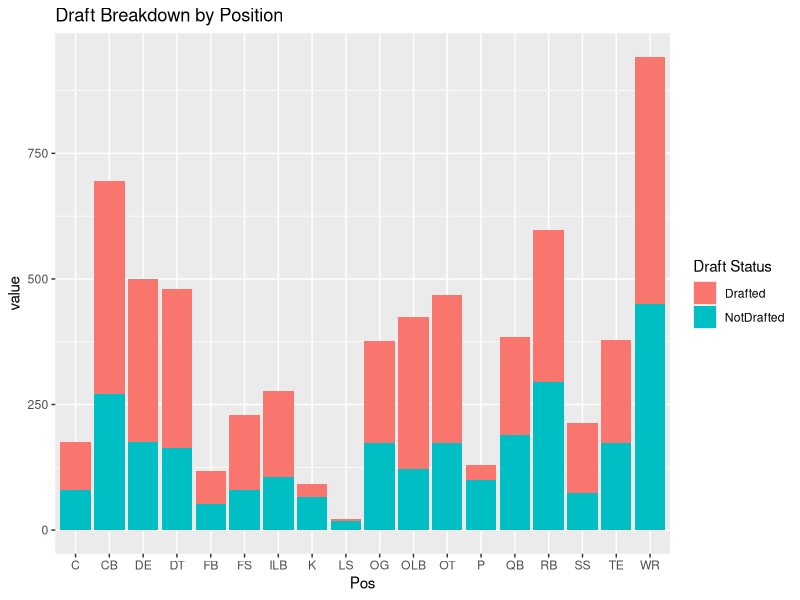
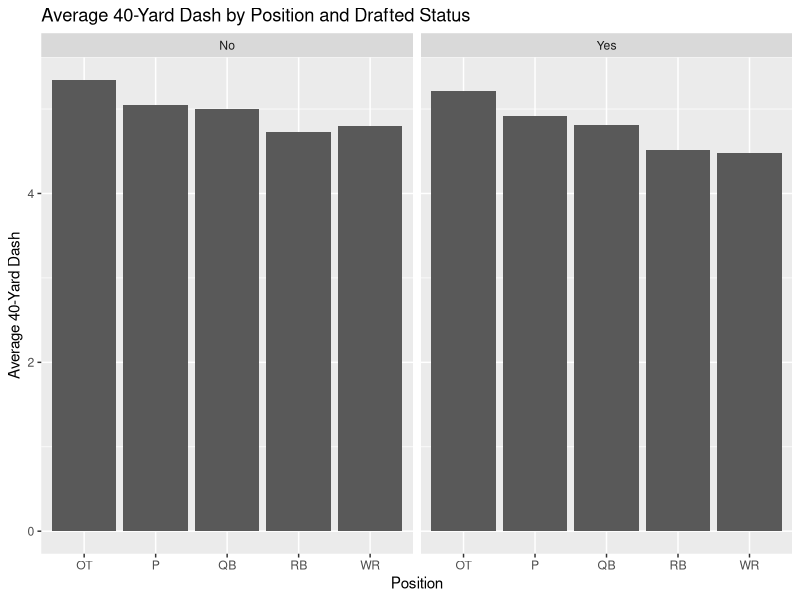
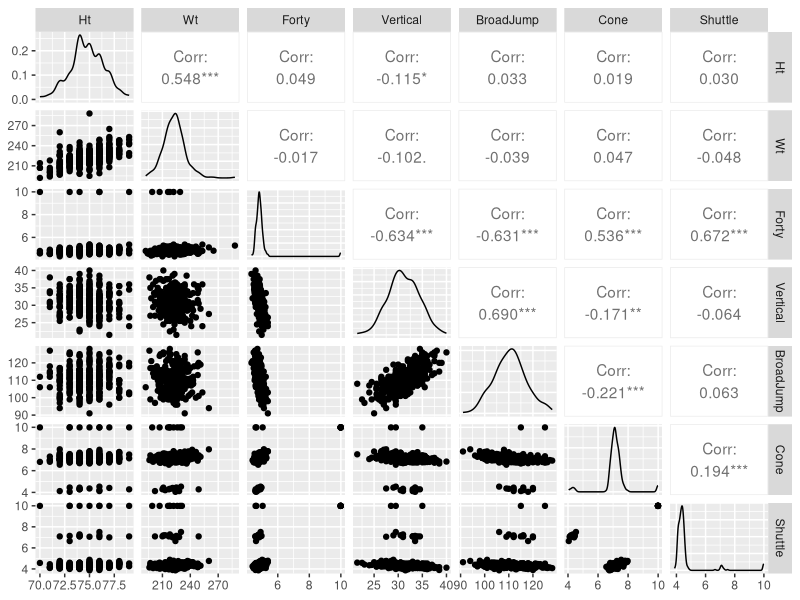

Write R code to recreate these figures, in order.
## ---- chunk 1
library(tidyverse)
library(kableExtra)
library(knitr)
knitr::opts_chunk$set(tidy=FALSE,message=F,warning=F)

# kable table global setup
kt <- function(data) {
  knitr::kable(data, digits=3, align=c('l','c','c','c','c','c','c','c','c')) %>% kable_styling(bootstrap_options='striped', latex_options='HOLD_position', full_width = F, position = "center")
}
## ---- chunk 2
combine <- read_csv("data/nfl_combine_2000_2020.csv")
names(combine)
combine %>% slice_head(n=5) %>% select(1:8) %>% kable(booktabs=T)
## ---- chunk 3
combine %>% slice_head(n=5) %>% select(-(3:8)) %>% kable(booktabs=T)
## ---- chunk 4
combine$Drafted <- ifelse(is.na(combine$Round),"No","Yes")
drafted_table <- as.data.frame.matrix(table(combine$Pos,combine$Drafted))
drafted_table$Pos <- rownames(drafted_table)
colnames(drafted_table) <- c("NotDrafted","Drafted","Pos")
rownames(drafted_table) <- NULL
drafted_table <- drafted_table %>% relocate("Pos",.before = "NotDrafted")
drafted_table %>% kable(booktabs=T)
## ---- chunk 5
drafted_table <- drafted_table %>% filter(Drafted > 0 & NotDrafted > 0)
drafted_table %>% kable(booktabs=T)
## ---- chunk 6
long_drafted <- pivot_longer(drafted_table,cols=-Pos)
long_drafted$Pos <- factor(long_drafted$Pos)
ggplot(long_drafted, aes(x=Pos,y=value,fill=name)) + geom_col() +
  ggtitle("Draft Breakdown by Position") + 
  scale_fill_discrete(name = "Draft Status")
## ---- chunk 7
forty <- aggregate(Forty~Pos+Drafted,data=combine,FUN="mean") %>% 
  filter(Pos == "QB" | Pos == "RB" | Pos == "WR" | Pos == "OT" | Pos == "P")
forty <- forty[order(forty$Pos),]
rownames(forty) = NULL
forty %>% kable(booktabs=T,linesep="")
## ---- chunk 8
ggplot(forty, aes(x=Pos, y=Forty))+
  geom_bar(stat='identity')+
  facet_wrap(~Drafted,  ncol=2) +
  labs(x="Position",y="Average 40-Yard Dash",title="Average 40-Yard Dash by Position and Drafted Status")
## ---- chunk 9
qb <- combine %>% filter(Pos == "QB")
qb %>% select(1:6,8:10,15) %>% slice_head(n=10) %>% kable(booktabs=T,linesep="")
## ---- chunk 10
library(GGally)
qb %>% select(3,4,5,6,8,9,10) %>% ggpairs()
